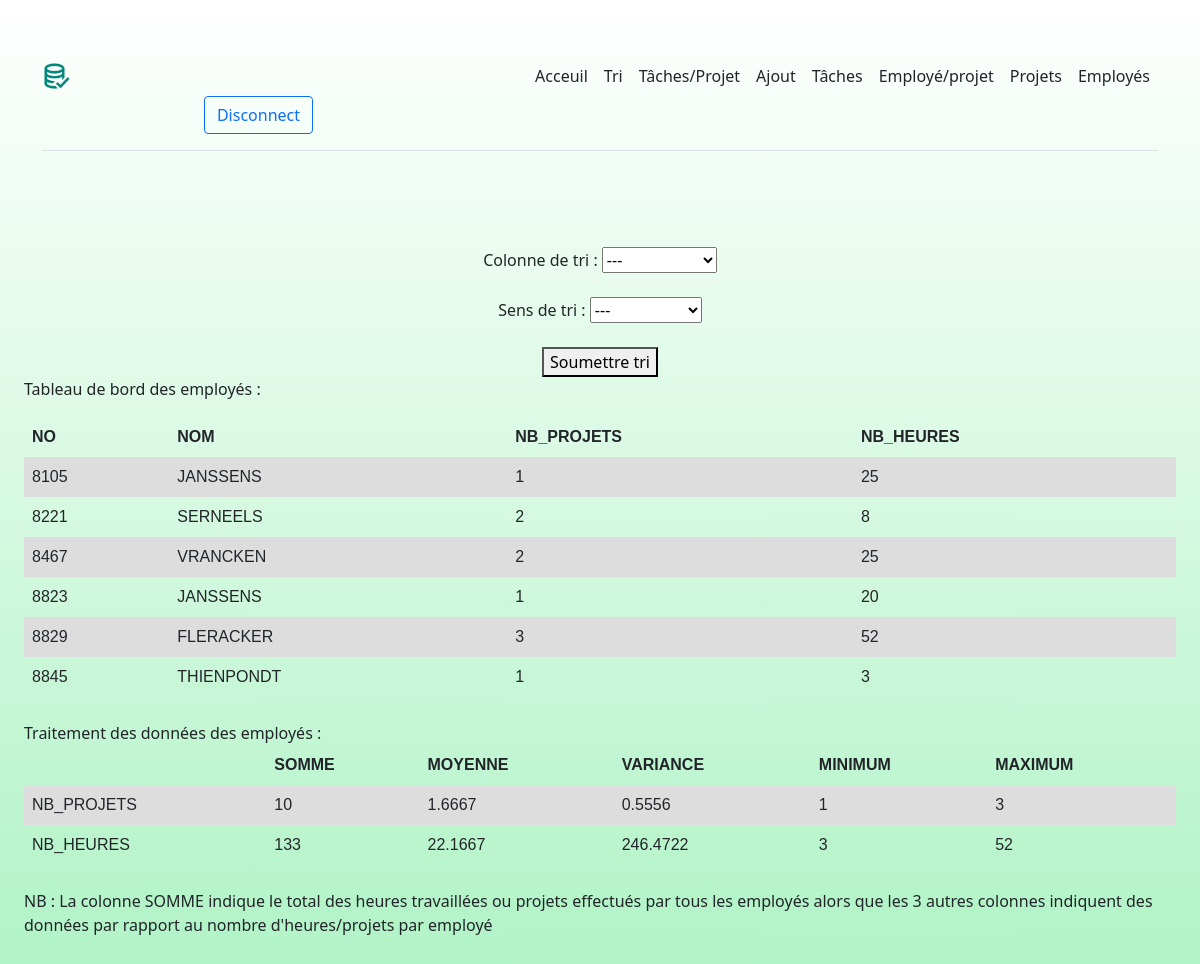
Screenshot of /employes.php (signed in) with the database file from the repository.
### tables this page shows
CREATE TABLE Employe(
   NO              INTEGER  NOT NULL PRIMARY KEY 
  ,NOM             VARCHAR(64) NOT NULL
  ,NOM_DEPARTEMENT VARCHAR(64)
  ,NOM_FONCTION    VARCHAR(64)
);

### functions.php (the view, shortened to what this page needs)
<?php
function printTable($tuples, $columns){
    echo("<table>");
    echo("<tr>");
    foreach($columns as $column):
        echo("<th>" . $column[0] . "</th>");
    endforeach;
    echo("</tr>");
    foreach ($tuples as $tuple) :
        echo("<tr>");
        for($i=0;$i<count($tuple)/2;$i++):
            echo("<td>" . $tuple[$i] . "</td>");
        endfor;
        echo("</tr>");
    endforeach;
    echo("</table>");
}
function sqlQuery($query, $db){
  try {
    if($db->inTransaction()):
      die("Base de données déjà en transaction");
    else:
      $db->beginTransaction();
      $statement = $db->prepare($query);
      $statement->execute();
      $db->commit();
      return $statement->fetchAll();
    endif;
  } catch (\PDOException $e) {
    $db->rollBack();
    die($e->getMessage());
  }
}
?>

### employes.php (shortened to what this page needs)
<!DOCTYPE html>
<html>
  <head>
    <link href="https://cdn.jsdelivr.net/npm/bootstrap@5.1.3/dist/css/bootstrap.min.css" rel="stylesheet">
    <link rel="stylesheet" href="index.css">
  </head>
  <body>
    <?php
      if(isset($_SESSION['user'])):
        require __DIR__ . '/functions.php';
        include("header.php");
        include("PDO.php");
    ?>
        <div class="px-4 py-5 my-5">
          <div class="d-flex justify-content-center text-center">
            <form action='employes.php' method='POST'>
              <?php echo("Colonne de tri : ");?>
              <select name='column'>
                <option value='NO'>---</option>
              </select>
              <br><br>
              <?php echo("Sens de tri : ");?>
              <select name='direction'>
                <option value='ASC'>---</option>
              </select>
              <br><br>
              <button type='submit'>Soumettre tri</button>
            </form>
            <br>
          </div>
          <p>Tableau de bord des employés :</p>
        <?php
          $tb_columns = array(array("NO"),array("NOM"),array("NB_PROJETS"),array("NB_HEURES"));
          if(isset($_POST['column']) AND isset($_POST['direction'])):
            $tb_employe = sqlQuery('SELECT E.NO AS NO, E.NOM AS NOM, COUNT(T.PROJET) AS NB_PROJETS, SUM(T.NB_HEURES) AS NB_HEURES FROM Employe E INNER JOIN Tache T ON E.NO = T.EMPLOYE GROUP BY E.NO ORDER BY ' . $_POST['column']  . ' '  . $_POST['direction'],$db);
          elseif(isset($_POST['column'])):
            $tb_employe = sqlQuery('SELECT E.NO AS NO, E.NOM AS NOM, COUNT(T.PROJET) AS NB_PROJETS, SUM(T.NB_HEURES) AS NB_HEURES FROM Employe E INNER JOIN Tache T ON E.NO = T.EMPLOYE GROUP BY E.NO ORDER BY ' . $_POST['column']  . ' ASC',$db);
          else:
            $tb_employe = sqlQuery('SELECT E.NO AS NO, E.NOM AS NOM, COUNT(T.PROJET) AS NB_PROJETS, SUM(T.NB_HEURES) AS NB_HEURES FROM Employe E INNER JOIN Tache T ON E.NO = T.EMPLOYE GROUP BY E.NO ORDER BY E.NO ASC',$db);
          endif;
          printTable($tb_employe,$tb_columns);
          $data_employe = sqlQuery("SELECT 'NB_PROJETS' as 'DATA', SUM(temp1.NB_PROJETS) as 'SOMME', AVG(temp1.NB_PROJETS) as 'MOYENNE', VARIANCE(temp1.NB_PROJETS) as 'VARIANCE', MIN(temp1.NB_PROJETS) as 'MINIMUM', MAX(temp1.NB_PROJETS) as 'MAXIMUM' FROM (SELECT E.NO AS NO, E.NOM AS NOM, COUNT(T.PROJET) AS NB_PROJETS, SUM(T.NB_HEURES) AS NB_HEURES FROM Employe E INNER JOIN Tache T ON E.NO = T.EMPLOYE GROUP BY E.NO) temp1 UNION SELECT 'NB_HEURES' as 'DATA', SUM(temp2.NB_HEURES) as 'SOMME', AVG(temp2.NB_HEURES) as 'MOYENNE', VARIANCE(temp2.NB_HEURES) as 'VARIANCE', MIN(temp2.NB_HEURES) as 'MINIMUM', MAX(temp2.NB_HEURES) as 'MAXIMUM' FROM (SELECT E.NO AS NO, E.NOM AS NOM, COUNT(T.PROJET) AS NB_PROJETS, SUM(T.NB_HEURES) AS NB_HEURES FROM Employe E INNER JOIN Tache T ON E.NO = T.EMPLOYE GROUP BY E.NO) temp2",$db);
        ?>
        <br>
        <?php
          echo("Traitement des données des employés :");
          echo("<br> NB : La colonne SOMME indique le total des heures travaillées ou projets effectués par tous les employés alors que les 3 autres colonnes indiquent des données par rapport au nombre d'heures/projets par employé");
        ?>
        </div>
    <?php
      else:
        header("Location:login.php");
      endif;
    ?>
  </body>
</html>

### header.php
<div class="container">
  <header class="d-flex flex-wrap align-items-center justify-content-center justify-content-md-between py-3 mb-4 border-bottom">
    <a href="./home.php" class="d-flex align-items-center col-md-3 mb-2 mb-md-0 text-dark text-decoration-none">
      <img src="./img/logo.png" alt="logo" width="30">
    </a>
    <ul class="nav col-12 col-md-auto mb-2 justify-content-center mb-md-0">
      <li><a href="./home.php" class="nav-link px-2 link-dark">Acceuil</a></li>
      <li><a href="./search.php" class="nav-link px-2 link-dark">Tri</a></li>
      <li><a href="./tasks_project.php" class="nav-link px-2 link-dark">Tâches/Projet</a></li>
      <li><a href="./add.php" class="nav-link px-2 link-dark">Ajout</a></li>
      <li><a href="./tasks_management.php" class="nav-link px-2 link-dark">Tâches</a></li>
      <li><a href="./employe_project.php" class="nav-link px-2 link-dark">Employé/projet</a></li>
      <li><a href="./projects.php" class="nav-link px-2 link-dark">Projets</a></li>
      <li><a href="./employes.php" class="nav-link px-2 link-dark">Employés</a></li>
    </ul>
    <div class="col-md-3 text-end">
      <a href="./logout.php"><button type="button" class="btn btn-outline-primary me-2">Disconnect</button></a>
    </div>
  </header>
</div>

### index.css (style rules this page uses)
body { padding-top: 40px; background: -webkit-gradient(linear, left top, left bottom, from(#fff), to(rgba(60, 226, 113, 0.432))) fixed; }

### functions.php (style rules this page uses)
table { font-family: arial, sans-serif; border-collapse: collapse; width: 100%; }
td, th { text-align: left; padding: 8px; }
tr:nth-child(even) { background-color: #dddddd; }

### rows the page displays
employe: NO "8105", NOM "JANSSENS", i "1", i "25"
employe: NO "8221", NOM "SERNEELS", i "2", i "8"
employe: NO "8467", NOM "VRANCKEN", i "2", i "25"
employe: NO "8823", NOM "JANSSENS", i "1", i "20"
employe: NO "8829", NOM "FLERACKER", i "3", i "52"
employe: NO "8845", NOM "THIENPONDT", i "1", i "3"

### other values shown
$column[0] "NO"
$column[0] "NOM"
$column[0] "NB_PROJETS"
$column[0] "NB_HEURES"
$column[0] "SOMME"
$column[0] "MOYENNE"
$column[0] "VARIANCE"
$column[0] "MINIMUM"
$column[0] "MAXIMUM"
$tuple[$i] "NB_PROJETS"
$tuple[$i] "10"
$tuple[$i] "1.6667"
$tuple[$i] "0.5556"
$tuple[$i] "1"
$tuple[$i] "3"
